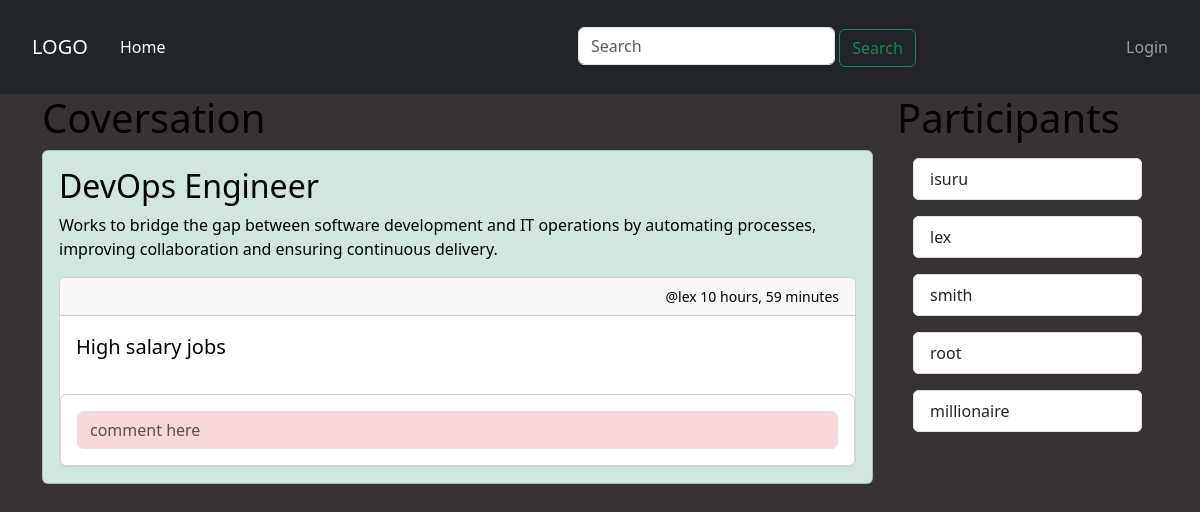
The app's page /room/4/, older data.
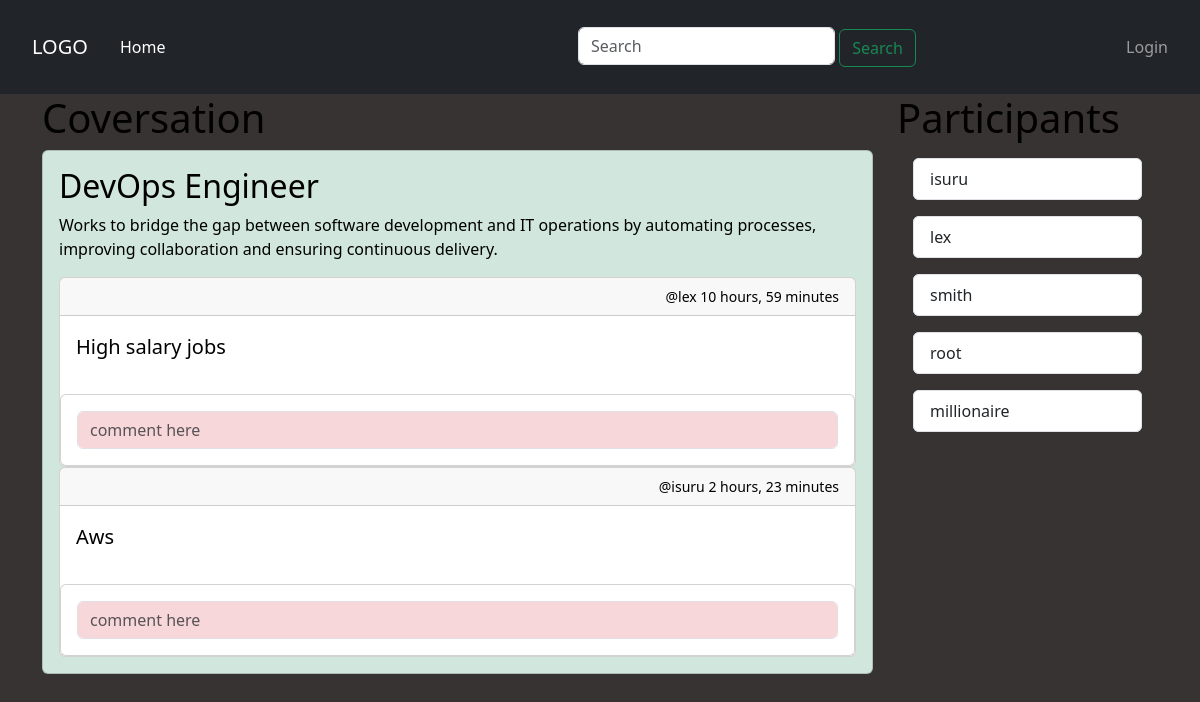
The same page, newer data.
### base/models.py (models this page shows, shortened)
class Message(models.Model):
    user = models.ForeignKey(User, on_delete=models.CASCADE)
    room = models.ForeignKey(Room, on_delete=models.CASCADE)
    body = models.TextField()
    updated = models.DateTimeField(auto_now=True)
    created = models.DateTimeField(auto_now_add=True)

### base/views.py (the view, shortened to what this page needs)
# urls.py: path('room/<str:pk>/', views.room, name="room"),
def room(request, pk):
    room = Room.objects.get(id=pk)
    room_messages = room.message_set.all()
    participants = room.participants.all()
    context = {"room": room, "room_messages": room_messages,"participants":participants}
    return render(request, "room.html", context)

### templates/room.html (shortened to what this page needs)
<!DOCTYPE html>
<html lang="en">
<head>
	<link href="https://cdn.jsdelivr.net/npm/bootstrap@5.3.0-alpha1/dist/css/bootstrap.min.css" rel="stylesheet"
>
</head>
<body>
{% extends "main.html" %}
{% block content %}
	<div class="container">
		<div class="row">
			<div class="col-md-9">
				<h1 class="text-black">Coversation</h1>
				<div class="row">
					<div class="col">
						<div class="card text-white bg-success-subtle mb-3">
							<div class="card-body">
								<h2 class="card-title text-black">{{ room.name }}</h2>
								<p class="card-text text-black">{{ room.description }}</p>
								{% for message in room_messages %}
									<div class="card">
										<div class="card-header text-black d-flex justify-content-end">
											<small>@{{ message.user }} {{ message.created|timesince }}</small>
										</div>
										<div class="card-body">
											<blockquote class="blockquote ">
												<p class="text-black">{{ message.body }}</p>
											</blockquote>
										</div>
										<div class="card">
											<div class="card-body">
												<form method="POST" action="">
													<input type="text" name="comment"
													       class="form-control bg-danger-subtle"
													       placeholder="comment here">
												</form>
											</div>
										</div>
									</div>
								{% endfor %}
							</div>
						</div>
					</div>
				</div>
			</div>
			<div class="col-md-3">
				<h1 class="text-black">Participants</h1>
				{% for participant in participants %}
					<div class="list-group bg-dark-subtle text-white m-3">
						<li class="list-group-item">{{ participant.username }}</li>
					</div>
				{% endfor %}
			</div>
		</div>
	</div>
{% endblock %}

Row changes from the older to the newer data that the page shows:
added Message: user "isuru", created "2 hours, 23 minutes", body "Aws"
